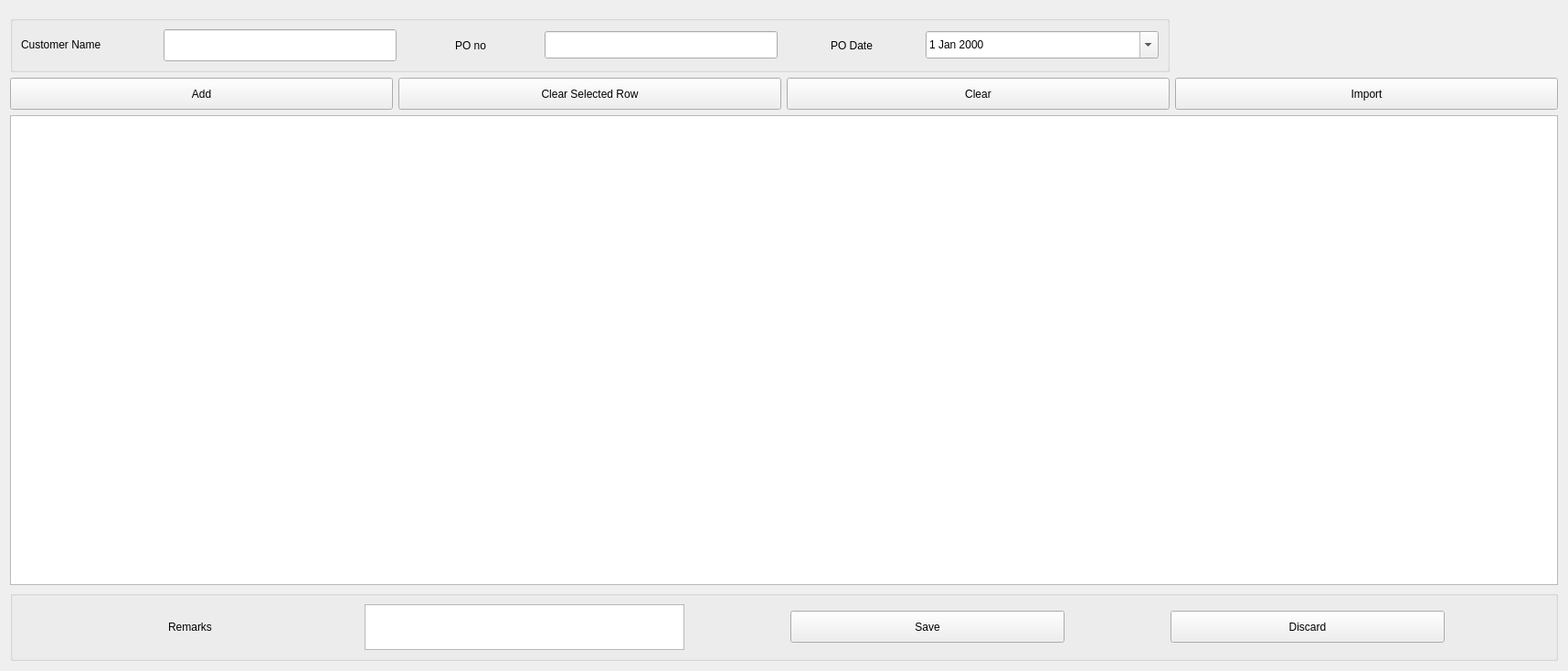
<?xml version="1.0" encoding="UTF-8"?>
<ui version="4.0">
 <class>PurchaseOrder</class>
 <widget class="QWidget" name="PurchaseOrder">
  <property name="geometry">
   <rect>
    <x>0</x>
    <y>0</y>
    <width>1716</width>
    <height>734</height>
   </rect>
  </property>
  <property name="sizePolicy">
   <sizepolicy hsizetype="Expanding" vsizetype="Preferred">
    <horstretch>0</horstretch>
    <verstretch>0</verstretch>
   </sizepolicy>
  </property>
  <property name="windowTitle">
   <string>Form</string>
  </property>
  <layout class="QGridLayout" name="gridLayout_2">
   <item row="0" column="0" colspan="4">
    <widget class="Header" name="widget" native="true"/>
   </item>
   <item row="1" column="0" colspan="3">
    <widget class="QGroupBox" name="groupBox">
     <property name="title">
      <string/>
     </property>
     <layout class="QGridLayout" name="gridLayout">
      <item row="0" column="0">
       <widget class="QLabel" name="customerNameLabel">
        <property name="sizePolicy">
         <sizepolicy hsizetype="Fixed" vsizetype="Fixed">
          <horstretch>0</horstretch>
          <verstretch>0</verstretch>
         </sizepolicy>
        </property>
        <property name="minimumSize">
         <size>
          <width>150</width>
          <height>30</height>
         </size>
        </property>
        <property name="text">
         <string>Customer Name</string>
        </property>
        <property name="alignment">
         <set>Qt::AlignLeading|Qt::AlignLeft|Qt::AlignVCenter</set>
        </property>
       </widget>
      </item>
      <item row="0" column="1">
       <widget class="QLineEdit" name="customerNameValue">
        <property name="sizePolicy">
         <sizepolicy hsizetype="Expanding" vsizetype="Fixed">
          <horstretch>0</horstretch>
          <verstretch>0</verstretch>
         </sizepolicy>
        </property>
        <property name="minimumSize">
         <size>
          <width>200</width>
          <height>35</height>
         </size>
        </property>
        <property name="maximumSize">
         <size>
          <width>16777215</width>
          <height>16777215</height>
         </size>
        </property>
       </widget>
      </item>
      <item row="0" column="2">
       <widget class="QLabel" name="PONoLabel">
        <property name="minimumSize">
         <size>
          <width>150</width>
          <height>30</height>
         </size>
        </property>
        <property name="text">
         <string>PO no</string>
        </property>
        <property name="alignment">
         <set>Qt::AlignCenter</set>
        </property>
       </widget>
      </item>
      <item row="0" column="3">
       <widget class="QLineEdit" name="poNoValue">
        <property name="sizePolicy">
         <sizepolicy hsizetype="Expanding" vsizetype="Fixed">
          <horstretch>0</horstretch>
          <verstretch>0</verstretch>
         </sizepolicy>
        </property>
        <property name="minimumSize">
         <size>
          <width>250</width>
          <height>30</height>
         </size>
        </property>
        <property name="readOnly">
         <bool>false</bool>
        </property>
       </widget>
      </item>
      <item row="0" column="4">
       <widget class="QLabel" name="PODatelabel">
        <property name="minimumSize">
         <size>
          <width>150</width>
          <height>30</height>
         </size>
        </property>
        <property name="text">
         <string>PO Date</string>
        </property>
        <property name="alignment">
         <set>Qt::AlignCenter</set>
        </property>
       </widget>
      </item>
      <item row="0" column="5">
       <widget class="QDateEdit" name="poDateValue">
        <property name="sizePolicy">
         <sizepolicy hsizetype="Expanding" vsizetype="Fixed">
          <horstretch>0</horstretch>
          <verstretch>0</verstretch>
         </sizepolicy>
        </property>
        <property name="minimumSize">
         <size>
          <width>150</width>
          <height>30</height>
         </size>
        </property>
        <property name="calendarPopup">
         <bool>true</bool>
        </property>
       </widget>
      </item>
     </layout>
    </widget>
   </item>
   <item row="2" column="0">
    <widget class="QPushButton" name="addButton">
     <property name="minimumSize">
      <size>
       <width>0</width>
       <height>35</height>
      </size>
     </property>
     <property name="text">
      <string>Add</string>
     </property>
    </widget>
   </item>
   <item row="2" column="1">
    <widget class="QPushButton" name="removeButton">
     <property name="minimumSize">
      <size>
       <width>0</width>
       <height>35</height>
      </size>
     </property>
     <property name="text">
      <string>Clear Selected Row</string>
     </property>
    </widget>
   </item>
   <item row="2" column="2">
    <widget class="QPushButton" name="clearButton">
     <property name="minimumSize">
      <size>
       <width>0</width>
       <height>35</height>
      </size>
     </property>
     <property name="text">
      <string>Clear</string>
     </property>
    </widget>
   </item>
   <item row="2" column="3">
    <widget class="QPushButton" name="importButton">
     <property name="minimumSize">
      <size>
       <width>0</width>
       <height>35</height>
      </size>
     </property>
     <property name="text">
      <string>Import</string>
     </property>
    </widget>
   </item>
   <item row="3" column="0" colspan="4">
    <widget class="PurchaseOrderTable" name="purchaseOrderTable"/>
   </item>
   <item row="4" column="0" colspan="4">
    <widget class="QGroupBox" name="groupBox_3">
     <property name="sizePolicy">
      <sizepolicy hsizetype="Expanding" vsizetype="Fixed">
       <horstretch>0</horstretch>
       <verstretch>0</verstretch>
      </sizepolicy>
     </property>
     <property name="minimumSize">
      <size>
       <width>0</width>
       <height>40</height>
      </size>
     </property>
     <property name="maximumSize">
      <size>
       <width>16777215</width>
       <height>150</height>
      </size>
     </property>
     <property name="title">
      <string/>
     </property>
     <layout class="QHBoxLayout" name="horizontalLayout">
      <item>
       <widget class="QLabel" name="remarksLabel">
        <property name="sizePolicy">
         <sizepolicy hsizetype="Fixed" vsizetype="Preferred">
          <horstretch>0</horstretch>
          <verstretch>0</verstretch>
         </sizepolicy>
        </property>
        <property name="minimumSize">
         <size>
          <width>150</width>
          <height>30</height>
         </size>
        </property>
        <property name="text">
         <string>Remarks</string>
        </property>
        <property name="alignment">
         <set>Qt::AlignCenter</set>
        </property>
       </widget>
      </item>
      <item>
       <widget class="QTextEdit" name="remarksValue">
        <property name="sizePolicy">
         <sizepolicy hsizetype="Fixed" vsizetype="Fixed">
          <horstretch>0</horstretch>
          <verstretch>0</verstretch>
         </sizepolicy>
        </property>
        <property name="minimumSize">
         <size>
          <width>350</width>
          <height>50</height>
         </size>
        </property>
        <property name="maximumSize">
         <size>
          <width>16777215</width>
          <height>50</height>
         </size>
        </property>
       </widget>
      </item>
      <item>
       <widget class="QPushButton" name="saveButton">
        <property name="sizePolicy">
         <sizepolicy hsizetype="Fixed" vsizetype="Fixed">
          <horstretch>200</horstretch>
          <verstretch>30</verstretch>
         </sizepolicy>
        </property>
        <property name="minimumSize">
         <size>
          <width>300</width>
          <height>35</height>
         </size>
        </property>
        <property name="maximumSize">
         <size>
          <width>200</width>
          <height>16777215</height>
         </size>
        </property>
        <property name="text">
         <string>Save</string>
        </property>
       </widget>
      </item>
      <item>
       <widget class="QPushButton" name="discardButton">
        <property name="sizePolicy">
         <sizepolicy hsizetype="Fixed" vsizetype="Fixed">
          <horstretch>200</horstretch>
          <verstretch>30</verstretch>
         </sizepolicy>
        </property>
        <property name="minimumSize">
         <size>
          <width>300</width>
          <height>35</height>
         </size>
        </property>
        <property name="maximumSize">
         <size>
          <width>200</width>
          <height>16777215</height>
         </size>
        </property>
        <property name="text">
         <string>Discard</string>
        </property>
       </widget>
      </item>
     </layout>
    </widget>
   </item>
  </layout>
  <zorder>groupBox_3</zorder>
  <zorder>widget</zorder>
  <zorder>groupBox</zorder>
  <zorder>purchaseOrderTable</zorder>
  <zorder>addButton</zorder>
  <zorder>removeButton</zorder>
  <zorder>importButton</zorder>
  <zorder>clearButton</zorder>
 </widget>
 <customwidgets>
  <customwidget>
   <class>Header</class>
   <extends>QWidget</extends>
   <header location="global">_widgets.header</header>
   <container>1</container>
  </customwidget>
  <customwidget>
   <class>PurchaseOrderTable</class>
   <extends>QTableView</extends>
   <header>_views.purchaseOrderTableView</header>
  </customwidget>
 </customwidgets>
 <resources/>
 <connections/>
</ui>
